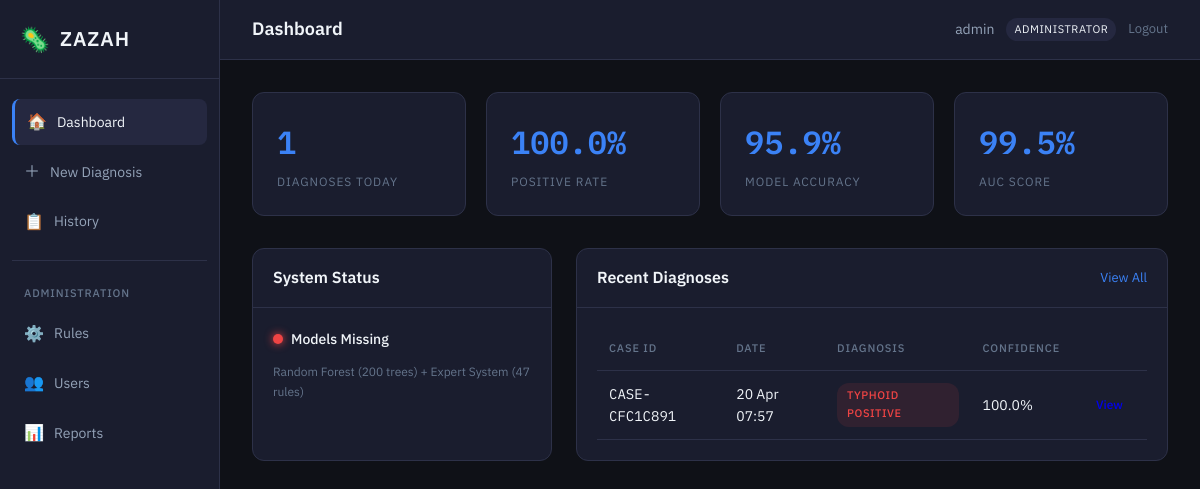
The page /diagnosis/dashboard (signed in) on the database its author committed.
### models/system_user.py (models this page shows, shortened)
class SystemUser(db.Model):
    __tablename__ = 'system_users'
    user_id = db.Column(db.String(50), primary_key=True)
    username = db.Column(db.String(100), unique=True, nullable=False)
    password_hash = db.Column(db.String(256), nullable=False)
    role = db.Column(db.String(20), nullable=False)
    facility_id = db.Column(db.String(50))
    created_date = db.Column(db.Date, default=datetime.utcnow)
    is_active = db.Column(db.Boolean, default=True)
    def is_administrator(self):
        return self.role == 'administrator'
    @property
    def is_authenticated(self):
        return True

### models/diagnostic_result.py (models this page shows, shortened)
class DiagnosticResult(db.Model):
    __tablename__ = 'diagnostic_results'
    result_id = db.Column(db.Integer, primary_key=True)
    case_id = db.Column(db.String(50), db.ForeignKey('patient_records.case_id'))
    diagnosis = db.Column(db.String(30))
    confidence_score = db.Column(db.Float)
    es_score = db.Column(db.Float)
    rf_probability = db.Column(db.Float)
    route_used = db.Column(db.String(20))
    reasoning_trace = db.Column(db.Text)
    result_timestamp = db.Column(db.DateTime, default=datetime.utcnow)

### routes/diagnosis.py (the view)
@diagnosis_bp.route('/dashboard')
@login_required
def dashboard():
    engine = get_hybrid_engine()
    model_ready = engine.is_ready()
    today = datetime.utcnow().date()
    today_start = datetime.combine(today, datetime.min.time())
    today_results = DiagnosticResult.query.filter(DiagnosticResult.result_timestamp >= today_start).all()
    today_count = len(today_results)
    today_positive = sum(1 for r in today_results if r.diagnosis == 'Typhoid Positive')
    today_positive_rate = (today_positive / today_count * 100) if today_count > 0 else 0
    recent = DiagnosticResult.query.order_by(DiagnosticResult.result_timestamp.desc()).limit(10).all()
    metrics_data = {}
    metrics_path = hybrid_engine.preprocessor.model_path.parent / 'metrics.json'
    if metrics_path.exists():
        with open(metrics_path) as f:
            metrics_data = json.load(f)
    model_accuracy = metrics_data.get('rf', {}).get('accuracy', 0) * 100 if metrics_data else 0
    model_auc = metrics_data.get('rf', {}).get('auc', 0) * 100 if metrics_data else 0
    return render_template('dashboard.html',
                     model_ready=model_ready,
                     today_count=today_count,
                     today_positive_rate=today_positive_rate,
                     model_accuracy=model_accuracy,
                     model_auc=model_auc,
                     recent_diagnoses=recent)

### engine/hybrid_module.py (called while the page is built)
    def is_ready(self):
        return self.rf_classifier.is_loaded()

### engine/rf_classifier.py (called while the page is built)
    def is_loaded(self):
        return self.model is not None

### routes/diagnosis.py (called while the page is built, shortened)
def get_hybrid_engine():
    global hybrid_engine
    return hybrid_engine

### templates/dashboard.html
{% extends "base.html" %}
{% block page_title %}Dashboard{% endblock %}
{% block content %}
<div class="dashboard">
    <div class="stats-grid">
        <div class="stat-card">
            <div class="stat-value">{{ today_count }}</div>
            <div class="stat-label">Diagnoses Today</div>
        </div>
        <div class="stat-card">
            <div class="stat-value">{{ "%.1f"|format(today_positive_rate) }}%</div>
            <div class="stat-label">Positive Rate</div>
        </div>
        <div class="stat-card">
            <div class="stat-value">{{ "%.1f"|format(model_accuracy) }}%</div>
            <div class="stat-label">Model Accuracy</div>
        </div>
        <div class="stat-card">
            <div class="stat-value">{{ "%.1f"|format(model_auc) }}%</div>
            <div class="stat-label">AUC Score</div>
        </div>
    </div>
    <div class="dashboard-row">
        <div class="card model-status-card">
            <div class="card-header">
                <h3>System Status</h3>
            </div>
            <div class="card-body">
                <div class="status-indicator {% if model_ready %}status-ready{% else %}status-error{% endif %}">
                    <span class="status-dot"></span>
                    {% if model_ready %}Models Loaded{% else %}Models Missing{% endif %}
                </div>
                <p class="status-note">Random Forest (200 trees) + Expert System (47 rules)</p>
            </div>
        </div>
        <div class="card recent-card">
            <div class="card-header">
                <h3>Recent Diagnoses</h3>
                <a href="{{ url_for('history.index') }}" class="card-link">View All</a>
            </div>
            <div class="card-body">
                {% if recent_diagnoses %}
                <table class="data-table">
                    <thead>
                        <tr>
                            <th>Case ID</th>
                            <th>Date</th>
                            <th>Diagnosis</th>
                            <th>Confidence</th>
                            <th></th>
                        </tr>
                    </thead>
                    <tbody>
                        {% for result in recent_diagnoses %}
                        <tr>
                            <td class="mono">{{ result.case_id }}</td>
                            <td>{{ result.result_timestamp.strftime('%d %b %H:%M') }}</td>
                            <td>
                                <span class="badge badge-{% if 'Positive' in result.diagnosis %}positive{% else %}negative{% endif %}">
                                    {{ result.diagnosis }}
                                </span>
                            </td>
                            <td>{{ "%.1f"|format(result.confidence_score * 100) }}%</td>
                            <td>
                                <a href="{{ url_for('diagnosis.result', result_id=result.result_id) }}" class="btn btn-sm">View</a>
                            </td>
                        </tr>
                        {% endfor %}
                    </tbody>
                </table>
                {% else %}
                <p class="empty-state">No diagnoses yet. Start a new diagnosis.</p>
                {% endif %}
            </div>
        </div>
    </div>
</div>
{% endblock %}

### templates/base.html (shortened to what this page needs)
<!DOCTYPE html>
<html lang="en">
<head>
    <link rel="stylesheet" href="{{ url_for('static', filename='css/style.css') }}">
</head>
<body>
    {% if current_user.is_authenticated %}
    <div class="app-layout">
        <aside class="sidebar">
            <div class="logo">
                <span class="logo-icon">🦠</span>
                <span class="logo-text">ZAZAH</span>
            </div>
            <nav class="nav-menu">
                <a href="{{ url_for('diagnosis.dashboard') }}" class="nav-item {% if request.endpoint == 'diagnosis.dashboard' %}active{% endif %}">
                    <span class="nav-icon">🏠</span>
                    <span>Dashboard</span>
                </a>
                <a href="{{ url_for('diagnosis.new_diagnosis') }}" class="nav-item {% if request.endpoint == 'diagnosis.new_diagnosis' %}active{% endif %}">
                    <span class="nav-icon">＋</span>
                    <span>New Diagnosis</span>
                </a>
                <a href="{{ url_for('history.index') }}" class="nav-item {% if request.endpoint and 'history' in request.endpoint %}active{% endif %}">
                    <span class="nav-icon">📋</span>
                    <span>History</span>
                </a>
                {% if current_user.is_administrator() %}
                <div class="nav-divider"></div>
                <span class="nav-label">Administration</span>
                <a href="{{ url_for('admin.rules') }}" class="nav-item {% if request.endpoint and 'admin.rules' in request.endpoint %}active{% endif %}">
                    <span class="nav-icon">⚙️</span>
                    <span>Rules</span>
                </a>
                <a href="{{ url_for('admin.users') }}" class="nav-item {% if request.endpoint and 'admin.users' in request.endpoint %}active{% endif %}">
                    <span class="nav-icon">👥</span>
                    <span>Users</span>
                </a>
                <a href="{{ url_for('admin.reports') }}" class="nav-item {% if request.endpoint == 'admin.reports' %}active{% endif %}">
                    <span class="nav-icon">📊</span>
                    <span>Reports</span>
                </a>
                {% endif %}
            </nav>
        </aside>
        <div class="main-wrapper">
            <header class="topbar">
                <div class="page-title">
                    {% block page_title %}Dashboard{% endblock %}
                </div>
                <div class="user-menu">
                    <span class="username">{{ current_user.username }}</span>
                    <span class="role-badge">{{ current_user.role }}</span>
                    <a href="{{ url_for('auth.logout') }}" class="logout-btn">Logout</a>
                </div>
            </header>
            <main class="main-content">
                {% block content %}{% endblock %}
            </main>
        </div>
    </div>
    {% endif %}
</body>
</html>

### rows shown on the page
SystemUser: username "admin", role "ADMINISTRATOR"
DiagnosticResult: case_id "CASE-CFC1C891", result_timestamp "20 Apr 07:57", diagnosis "TYPHOID POSITIVE", result.confidence_score*100 "100.0"

### other values the page prints
{{ today_count }} "1"
{{ "%.1f"|format(today_positive_rate) }} "100.0"
{{ "%.1f"|format(model_accuracy) }} "95.9"
{{ "%.1f"|format(model_auc) }} "99.5"
